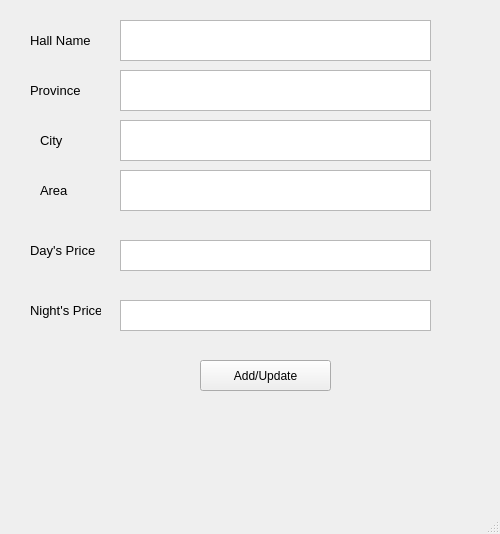
<?xml version="1.0" encoding="UTF-8"?>
<ui version="4.0">
 <class>MainWindow</class>
 <widget class="QMainWindow" name="MainWindow">
  <property name="geometry">
   <rect>
    <x>0</x>
    <y>0</y>
    <width>500</width>
    <height>534</height>
   </rect>
  </property>
  <property name="windowTitle">
   <string>MainWindow</string>
  </property>
  <widget class="QWidget" name="centralwidget">
   <widget class="QLabel" name="hall_name">
    <property name="geometry">
     <rect>
      <x>30</x>
      <y>30</y>
      <width>91</width>
      <height>21</height>
     </rect>
    </property>
    <property name="font">
     <font>
      <pointsize>10</pointsize>
     </font>
    </property>
    <property name="text">
     <string>Hall Name</string>
    </property>
   </widget>
   <widget class="QLabel" name="hall_province">
    <property name="geometry">
     <rect>
      <x>30</x>
      <y>80</y>
      <width>71</width>
      <height>21</height>
     </rect>
    </property>
    <property name="font">
     <font>
      <pointsize>10</pointsize>
     </font>
    </property>
    <property name="text">
     <string>Province</string>
    </property>
   </widget>
   <widget class="QLabel" name="hall_area">
    <property name="geometry">
     <rect>
      <x>40</x>
      <y>180</y>
      <width>71</width>
      <height>21</height>
     </rect>
    </property>
    <property name="font">
     <font>
      <pointsize>10</pointsize>
     </font>
    </property>
    <property name="text">
     <string>Area</string>
    </property>
   </widget>
   <widget class="QLabel" name="hall_price">
    <property name="geometry">
     <rect>
      <x>30</x>
      <y>240</y>
      <width>71</width>
      <height>21</height>
     </rect>
    </property>
    <property name="font">
     <font>
      <pointsize>10</pointsize>
     </font>
    </property>
    <property name="text">
     <string>Day's Price</string>
    </property>
   </widget>
   <widget class="QLabel" name="hall_city">
    <property name="geometry">
     <rect>
      <x>40</x>
      <y>130</y>
      <width>71</width>
      <height>21</height>
     </rect>
    </property>
    <property name="font">
     <font>
      <pointsize>10</pointsize>
     </font>
    </property>
    <property name="text">
     <string>City</string>
    </property>
   </widget>
   <widget class="QPushButton" name="AddUpdate">
    <property name="geometry">
     <rect>
      <x>200</x>
      <y>360</y>
      <width>131</width>
      <height>31</height>
     </rect>
    </property>
    <property name="text">
     <string>Add/Update</string>
    </property>
   </widget>
   <widget class="QPlainTextEdit" name="DayPrice">
    <property name="geometry">
     <rect>
      <x>120</x>
      <y>240</y>
      <width>311</width>
      <height>31</height>
     </rect>
    </property>
    <property name="font">
     <font>
      <pointsize>9</pointsize>
     </font>
    </property>
    <property name="plainText">
     <string/>
    </property>
   </widget>
   <widget class="QPlainTextEdit" name="Area">
    <property name="geometry">
     <rect>
      <x>120</x>
      <y>170</y>
      <width>311</width>
      <height>41</height>
     </rect>
    </property>
   </widget>
   <widget class="QPlainTextEdit" name="City">
    <property name="geometry">
     <rect>
      <x>120</x>
      <y>120</y>
      <width>311</width>
      <height>41</height>
     </rect>
    </property>
   </widget>
   <widget class="QPlainTextEdit" name="Province">
    <property name="geometry">
     <rect>
      <x>120</x>
      <y>70</y>
      <width>311</width>
      <height>41</height>
     </rect>
    </property>
   </widget>
   <widget class="QPlainTextEdit" name="HallName">
    <property name="geometry">
     <rect>
      <x>120</x>
      <y>20</y>
      <width>311</width>
      <height>41</height>
     </rect>
    </property>
   </widget>
   <widget class="QLabel" name="hall_price_2">
    <property name="geometry">
     <rect>
      <x>30</x>
      <y>300</y>
      <width>71</width>
      <height>21</height>
     </rect>
    </property>
    <property name="font">
     <font>
      <pointsize>10</pointsize>
     </font>
    </property>
    <property name="text">
     <string>Night's Price</string>
    </property>
   </widget>
   <widget class="QPlainTextEdit" name="NightPrice">
    <property name="geometry">
     <rect>
      <x>120</x>
      <y>300</y>
      <width>311</width>
      <height>31</height>
     </rect>
    </property>
    <property name="font">
     <font>
      <pointsize>9</pointsize>
     </font>
    </property>
    <property name="plainText">
     <string/>
    </property>
   </widget>
  </widget>
  <widget class="QMenuBar" name="menubar">
   <property name="geometry">
    <rect>
     <x>0</x>
     <y>0</y>
     <width>500</width>
     <height>18</height>
    </rect>
   </property>
  </widget>
  <widget class="QStatusBar" name="statusbar"/>
 </widget>
 <resources/>
 <connections/>
</ui>
